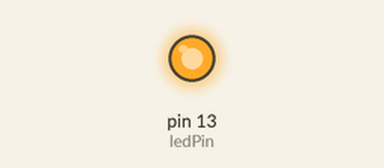
Simulated run of this sketch. Board: Arduino Uno, built with avr-gcc and run on an emulated ATmega328P. On the bench: output pins drawn as LEDs (lit = HIGH).

Above: at 0.4 s.
At 41.6 s:
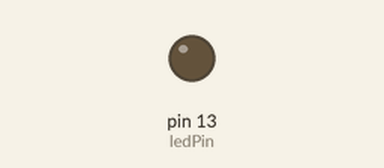
Timing chart, 0 to 46.8 s (numbered marks = the images above):
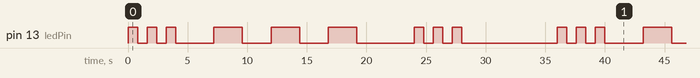

Measured:
- by itself, pin 13 (ledPin): repeats every 36.0 s: 2 × (LOW 0.80 s, HIGH 0.80 s), LOW 3.2 s, 2 × (HIGH 2.4 s, LOW 2.4 s), HIGH 2.4 s, LOW 4.8 s, 2 × (HIGH 0.80 s, LOW 0.80 s), HIGH 0.80 s, LOW 8.0 s, HIGH 0.80 s
- by itself, everything shown: repeats every 36.0 s, in 18 steps

The sketch:

tp7-ISW2-punto4.ino
```cpp
/*
  Custom LED Blink Pattern

  Implementa un patrón de parpadeo personalizado para el LED incorporado en Arduino.

  Esta versión del código realiza las siguientes acciones:
  a. Encender el LED por 400 mSeg y apagarlo por un tiempo similar. Repetir tres veces.
  b. Mantener el LED apagado por 1200 mSeg.
  c. Encender el LED por 1200 mSeg y apagarlo por un tiempo similar. Repetir tres veces.
  d. Mantener el LED apagado por 1200 mSeg.
  e. Encender el LED por 400 mSeg y apagarlo por un tiempo similar. Repetir tres veces.
  f. Mantener el LED apagado por 3600 mSeg.
  g. Volver a repetir el ciclo.

  Este código está en el dominio público.
*/

//Repetir el caso anterior pero utilizando el doble del tiempo que en el caso original.

// El pin LED_BUILTIN es el pin incorporado para el LED en la mayoría de las placas Arduino.
int ledPin = LED_BUILTIN;

void setup() {
  pinMode(ledPin, OUTPUT);
}

void loop() {
  while (true) {
    // a. Encender el LED por 400 mSeg y apagarlo por un tiempo similar. Repetir tres veces.
    for (int i = 0; i < 3; i++) {
      digitalWrite(ledPin, HIGH);  // Encender el LED
      delay(800);  // Esperar 400 mSeg
      digitalWrite(ledPin, LOW);  // Apagar el LED
      delay(800);  // Esperar 400 mSeg
    }

    // b. Mantener el LED apagado por 1200 mSeg.
    delay(2400);

    // c. Encender el LED por 1200 mSeg y apagarlo por un tiempo similar. Repetir tres veces.
    for (int i = 0; i < 3; i++) {
      digitalWrite(ledPin, HIGH);  // Encender el LED
      delay(2400);  // Esperar 1200 mSeg
      digitalWrite(ledPin, LOW);  // Apagar el LED
      delay(2400);  // Esperar 1200 mSeg
    }

    // d. Mantener el LED apagado por 1200 mSeg.
    delay(2400);

    // e. Encender el LED por 400 mSeg y apagarlo por un tiempo similar. Repetir tres veces.
    for (int i = 0; i < 3; i++) {
      digitalWrite(ledPin, HIGH);  // Encender el LED
      delay(800);  // Esperar 400 mSeg
      digitalWrite(ledPin, LOW);  // Apagar el LED
      delay(800);  // Esperar 400 mSeg
    }

    // f. Mantener el LED apagado por 3600 mSeg.
    delay(7200);
  }
}
```
